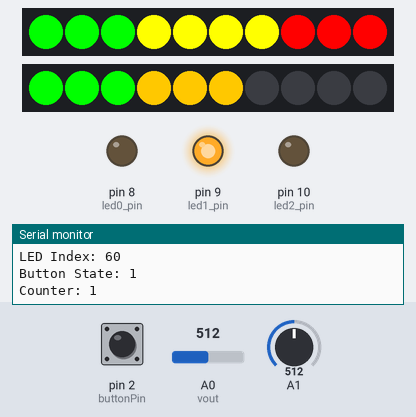
Bench run of a sketch on a simulated Arduino Uno, built with avr-gcc and run on an emulated ATmega328P. Shown: 2 × 10 RGB LEDs in strip order, left to right, output pins drawn as LEDs (lit = HIGH), the last lines printed to the serial monitor. Dashed ring = blinking. The test bench sets the inputs (shaded band); at power-on: pin 2 (buttonPin) HIGH, A1 = 512, A0 (vout) = 512.

Above: at 1.8 s.
1.9 s: pin 2 (buttonPin) pulled LOW for 1.25 s
At 5.3 s:
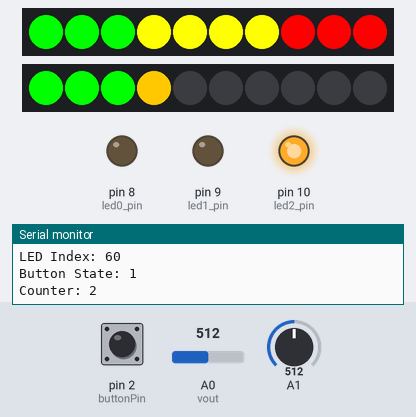
5.6 s: pin 2 (buttonPin) pulled LOW for 1.25 s
At 8.1 s:
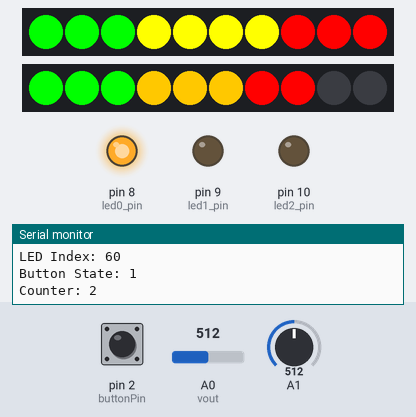
8.6 s: A1 set to 1023
12.7 s: pin 2 (buttonPin) pulled LOW for 3.2 s
At 19.9 s:
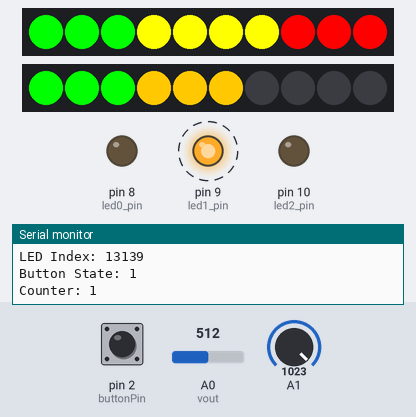
20.0 s: A1 set to 900
Timing chart, 0 to 22.5 s (numbered marks = the images above; inputs shaded):
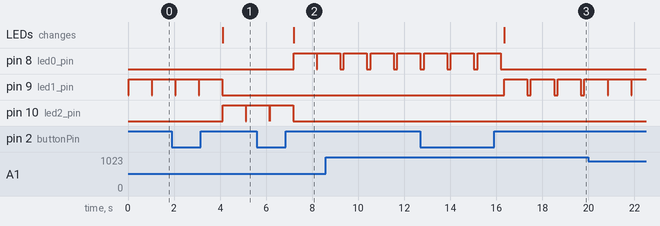

The sketch:

full_integration.ino
```cpp
//neopixel defintions
#include <Adafruit_NeoPixel.h>

#define NEO_PIN1 11
#define NEO_PIN2 0
#define NUMPIXELS 10

//defining neopixels for sensor data
Adafruit_NeoPixel pixels_1(NUMPIXELS, NEO_PIN1, NEO_GRB + NEO_KHZ800);

//defining neopixels for historical data
Adafruit_NeoPixel pixels_2(NUMPIXELS, NEO_PIN2, NEO_GRB + NEO_KHZ800);

//dust sensor defintions
#define        COV_RATIO                       0.2            //ug/mmm / mv
#define        NO_DUST_VOLTAGE                 400            //mv
#define        SYS_VOLTAGE                     5000

const int iled = 7;                                            //drive the led of sensor
const int vout = 0;                                            //analog input
float density, voltage;
int   adcvalue;

//gas sensor defintions
#if (ARDUINO >= 100)
    #include "Arduino.h"
#else
    #include <avr/io.h>
    #include "WProgram.h"
#endif

#include "MQ7.h"

MQ7::MQ7(uint8_t pin, float v_input){
  analogPin = pin;
  v_in = v_input;
}

float MQ7::getPPM(){
  return (float)(coefficient_A * pow(getRatio(), coefficient_B));
}

float MQ7::voltageConversion(int value){
  return (float) value * (v_in / 1023.0);
}

float MQ7::getRatio(){
  int value = analogRead(analogPin);
  float v_out = voltageConversion(value);
  return (v_in - v_out) / v_out;
}

float MQ7::getSensorResistance(){
  return R_Load * getRatio();
}

MQ7 mq7(A1,5.0);

//button and led defintions
const int buttonPin = 2; // the number of the pushbutton pin

const int led0_pin = 8;
const int led1_pin = 9;
const int led2_pin = 10;

int buttonState = 0; // variable for reading the pushbutton status
int lastButtonState = 0; // variable to check the last state
int counter = 0; // counter for the number of button presses
int caseNumber = 0; // control variable for neopixel display

void setup() {
  // initialize the pushbutton pin as an input:
  pinMode(buttonPin, INPUT_PULLUP);

  //Set up the pins as output voltages
  pinMode(led0_pin, OUTPUT);
  pinMode(led1_pin, OUTPUT);
  pinMode(led2_pin, OUTPUT);

  // initialize serial communication:
  Serial.begin(9600);

  //starting neopixels
  pixels_1.begin();
  pixels_2.begin();

}

void loop() {
  //read sensors
  //reading dust sensor
  digitalWrite(iled, HIGH);
  delayMicroseconds(280);
  adcvalue = analogRead(vout);
  digitalWrite(iled, LOW);

  adcvalue = Filter(adcvalue);

  voltage = (SYS_VOLTAGE / 1024.0) * adcvalue * 11;

  if(voltage >= NO_DUST_VOLTAGE)
  {
    voltage -= NO_DUST_VOLTAGE;

    density = voltage * COV_RATIO;
  }
  else
    density = 0;

  //mapping dust
  double dust_map = map(density, 100, 700, 1, 10);

  //readuing gas sensor and converting to ppm with function at bottom
  float gas=mq7.getPPM();

  //mapping gas
  double gas_map = map(gas, 1, 5, 1, 10);

  //averaging led indices from both sensors
  int led_index = map(dust_map + gas_map, 0, 20, 0, 10);

  //test prints
  Serial.print("Density ug/cm3: ");
  Serial.println(density);
  Serial.print("Gas ppm: ");
  Serial.println(gas);
  Serial.print("LED Index: ");
  Serial.println(led_index);

  //clear pixels
  pixels_1.clear();
  pixels_2.clear();

  //clear leds
  digitalWrite(led0_pin, LOW);
  digitalWrite(led1_pin, LOW);
  digitalWrite(led2_pin, LOW);

  //read the state of the pushbutton value:
  buttonState = digitalRead(buttonPin);
  Serial.print("Button State: ");
  Serial.println(buttonState);
  Serial.print("Counter: ");
  Serial.println(counter);

  if(buttonState == HIGH && lastButtonState == LOW)
    counter++;
  if(counter==3)
    counter = 0;

  //set neopixels from sensors
  for(int i = 0; i < led_index; i++){
    if(i < 3){
      pixels_1.setPixelColor(i, pixels_1.Color(0, 255, 0));
    }else if(2 < i && i < 7){
      pixels_1.setPixelColor(i, pixels_1.Color(255, 255, 0));
    }else if ( i > 6){
      pixels_1.setPixelColor(i, pixels_1.Color(255, 0, 0));
    }
  }

  //set neopixels from historical data
  caseNumber = counter;
  switch(caseNumber) {
    case 0: // 8 pixels light up
        for(int i=0; i<3; i++) pixels_2.setPixelColor(i, pixels_2.Color(0, 255, 0)); // Green
        for(int i=3; i<6; i++) pixels_2.setPixelColor(i, pixels_2.Color(255, 200, 0)); // Yellow
        for(int i=6; i<8; i++) pixels_2.setPixelColor(i, pixels_2.Color(255, 0, 0)); // Red
        digitalWrite(led0_pin, HIGH);
        break;
      case 1: // 6 pixels light up
        for(int i=0; i<3; i++) pixels_2.setPixelColor(i, pixels_2.Color(0, 255, 0)); // Green
        for(int i=3; i<6; i++) pixels_2.setPixelColor(i, pixels_2.Color(255, 200, 0)); // Yellow
        digitalWrite(led1_pin, HIGH);
        break;
      case 2: // 4 pixels light up
        for(int i=0; i<3; i++) pixels_2.setPixelColor(i, pixels_2.Color(0, 255, 0)); // Green
        for(int i=3; i<4; i++) pixels_2.setPixelColor(i, pixels_2.Color(255, 200, 0)); // Yellow
        digitalWrite(led2_pin, HIGH);
        break;
      }

  lastButtonState = buttonState;

  //show pixels
  pixels_1.show();
  pixels_2.show();

  delay(1000);
}

//filtering dust reading
int Filter(int m)
{
  static int flag_first = 0, _buff[10], sum;
  const int _buff_max = 10;
  int i;

  if(flag_first == 0)
  {
    flag_first = 1;

    for(i = 0, sum = 0; i < _buff_max; i++)
    {
      _buff[i] = m;
      sum += _buff[i];
    }
    return m;
  }
  else
  {
    sum -= _buff[0];
    for(i = 0; i < (_buff_max - 1); i++)
    {
      _buff[i] = _buff[i + 1];
    }
    _buff[9] = m;
    sum += _buff[9];

    i = sum / 10.0;
    return i;
  }
}

//function to convert analog reading
float getPPM(float value){
   float sensor_volt = value/1024*5.0;
   float RS_gas = (5.0-sensor_volt)/sensor_volt;
   float ratio = RS_gas/102;
   float x = 1538.46 * ratio;
   float ppm = pow(x,-1.709);
   return ppm;
}
```

mq7.h
```cpp
/*
Library for CO (Carbon Monoxide Gas) ppm value
by using MQ7 gas sensor.

Datasheet : https://www.sparkfun.com/datasheets/Sensors/Biometric/MQ-7.pdf
*/

#ifndef MQ7_h
#define MQ7_h

/*
The coefficients are estimated from the sensitivity characteristics graph
of the MQ7 sensor for CO (Carbon Monoxide) gas by using Correlation function.

Explanation :
	The graph in the datasheet is represented with the function
	f(x) = a * (x ^ b).
	where
		f(x) = ppm
		x = Rs/R0
	The values were mapped with this function to determine the coefficients a and b.
*/

#define coefficient_A 19.32
#define coefficient_B -0.64

//Load resistance 10 Kohms on the sensor potentiometer
#define R_Load 10.0

class MQ7 {
	private:
		uint8_t analogPin;
		float v_in;
		float voltageConversion(int);
	public:
		MQ7(uint8_t, float);
		float getPPM();
		float getSensorResistance();
		float getRatio();
};

#endif
```

Measured:
- after the input at 1.9 s, pin 9 (led1_pin): goes on until 4.1 s, then stays LOW; pin 10 (led2_pin): LOW → HIGH after 2.2 s, → LOW 1.0 s later, → HIGH 0.02 s later; the LEDs: change after 2.2 s (image 1)
- after the input at 5.6 s, pin 8 (led0_pin): LOW → HIGH after 1.6 s, → LOW 1.0 s later, → HIGH 0.02 s later; pin 10 (led2_pin): goes on until 7.2 s, then stays LOW; the LEDs: change after 1.6 s (image 2)
- after the input at 12.7 s, pin 8 (led0_pin): goes on until 16.2 s, then stays LOW; pin 9 (led1_pin): alternates HIGH for 1.0 s and LOW for 0.16 s, starting after 3.6 s; the LEDs: change after 3.6 s (image 3)
